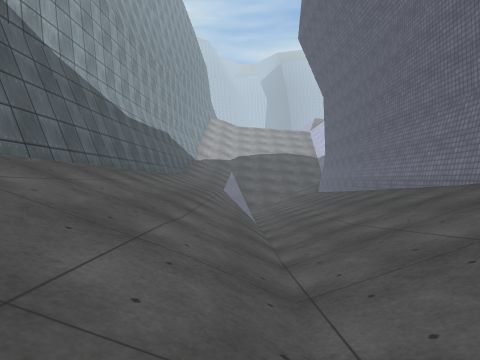
View 1 (above)

15 first-person views from a walk through a 3-D level made in the Unity game engine. The camera is 1.2 m above the floor, looks level and sees 75° across. The floor is counted in squares, 2 m on a side. Each view is taken from the middle of a square. On the plan, view 1 faces up. The plan holds only what a view shows up to about 9 squares ahead; the rest is blank. The place goes on beyond the plan. The player is left out. Surface patterns are stand-ins for the level's own textures.

View 2
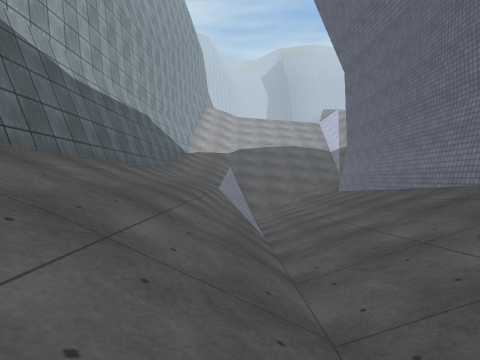

View 3
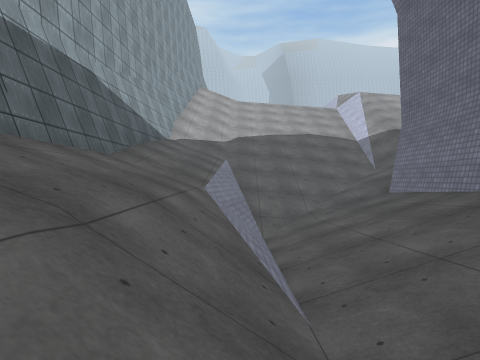

View 4
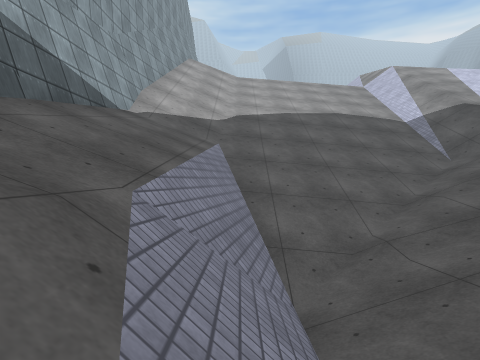

View 5
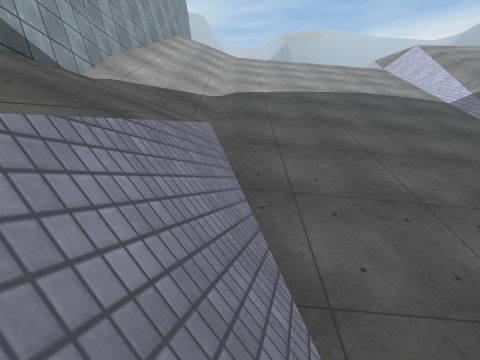

View 6
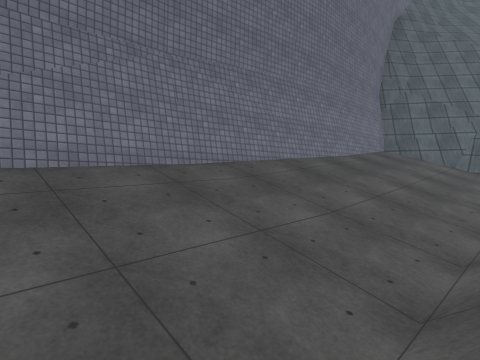

View 7
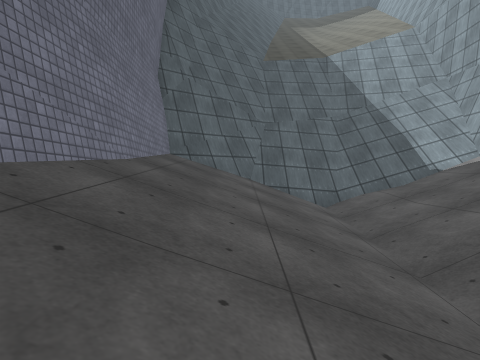

View 8
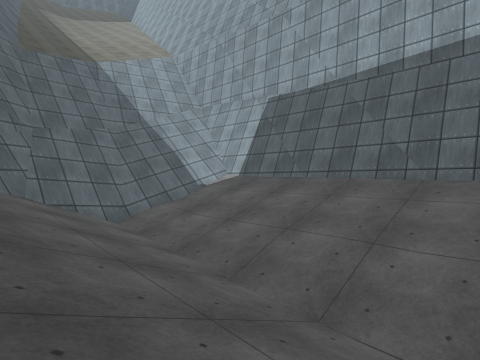

View 9
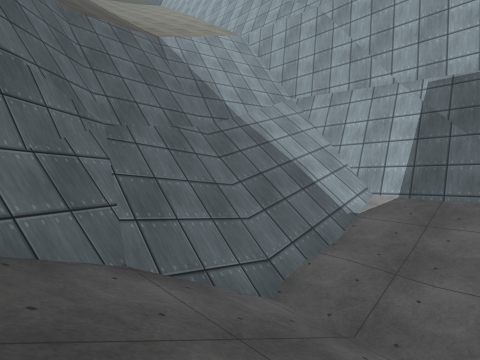

View 10
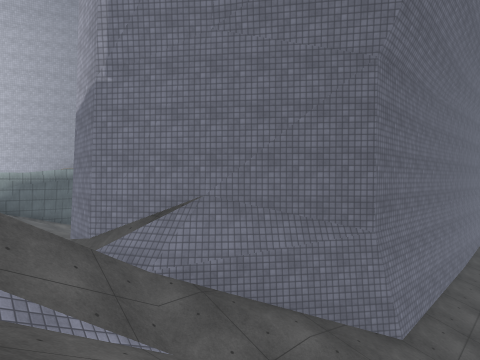

View 11
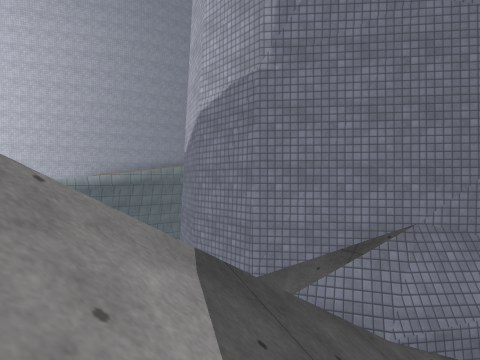

View 12
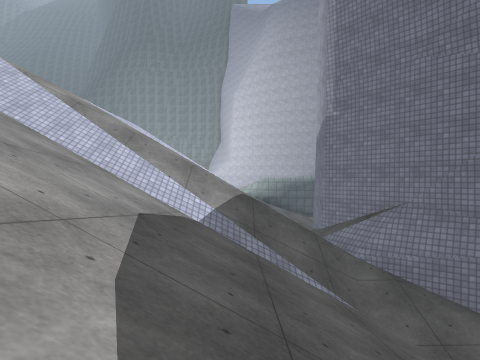

View 13
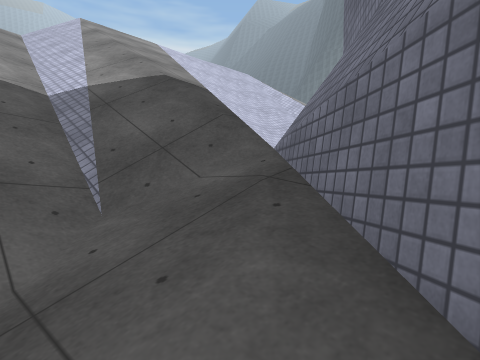

View 14
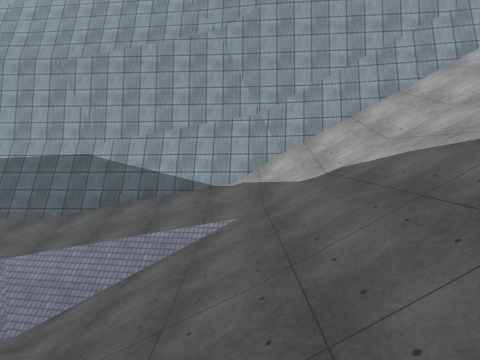

View 15
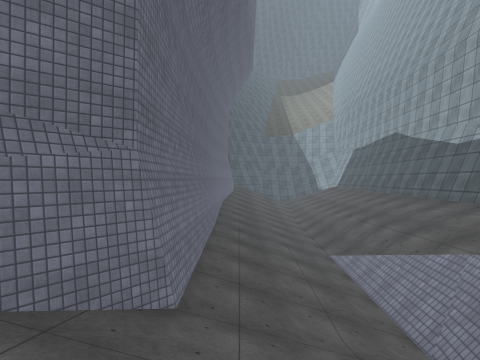

### Floor plan
Key: @ floor where view 1 was taken; # wall or solid block; / step, stairs or slope; = window, fence, low wall or low ledge; ^ raised ledge; v drop or lower ground.
Columns run from 4 left of view 1 to 11 right of it. Each row starts with its distance up from view 1.
 22  #//////////=///
 21  #////////// ///
 20  #////////// //
 19  #/////////v
 18  #/////////###/
 17  #////////## ###
 16  #//=////##
 15  #//=///##
 14  #//////#
 13  #//////#
 12  #//////#
 11  #//////#
 10  #//////#
  9  #//////#
  8  #//////#
  7  #//////#
  6  #//////#
  5  #//////#
  4  #//////#
  3  #//////#
  2  #//////#
  1  #//////#
  0  #//@///#
 -1  #//////#
 -2 ##////###
 -3 ^/////##
 -4 ###^^^^
 -5 ^^^^

Where each view was taken, in squares from view 1:
view 1: 0 up, 0 right, facing up
view 2: 3 up, 0 right, facing up
view 3: 7 up, 0 right, facing up
view 4: 11 up, 0 right, facing up
view 5: 13 up, 0 right, facing up
view 6: 8 up, 0 right, facing down-right
view 7: 5 up, 2 right, facing down
view 8: 5 up, 3 right, facing down-left
view 9: 1 up, 3 right, facing down-left
view 10: 20 up, 2 right, facing down-right
view 11: 21 up, 5 right, facing down-right
view 12: 20 up, 0 right, facing right
view 13: 16 up, 4 right, facing up-right
view 14: 18 up, 6 right, facing left
view 15: 18 up, 3 right, facing down
